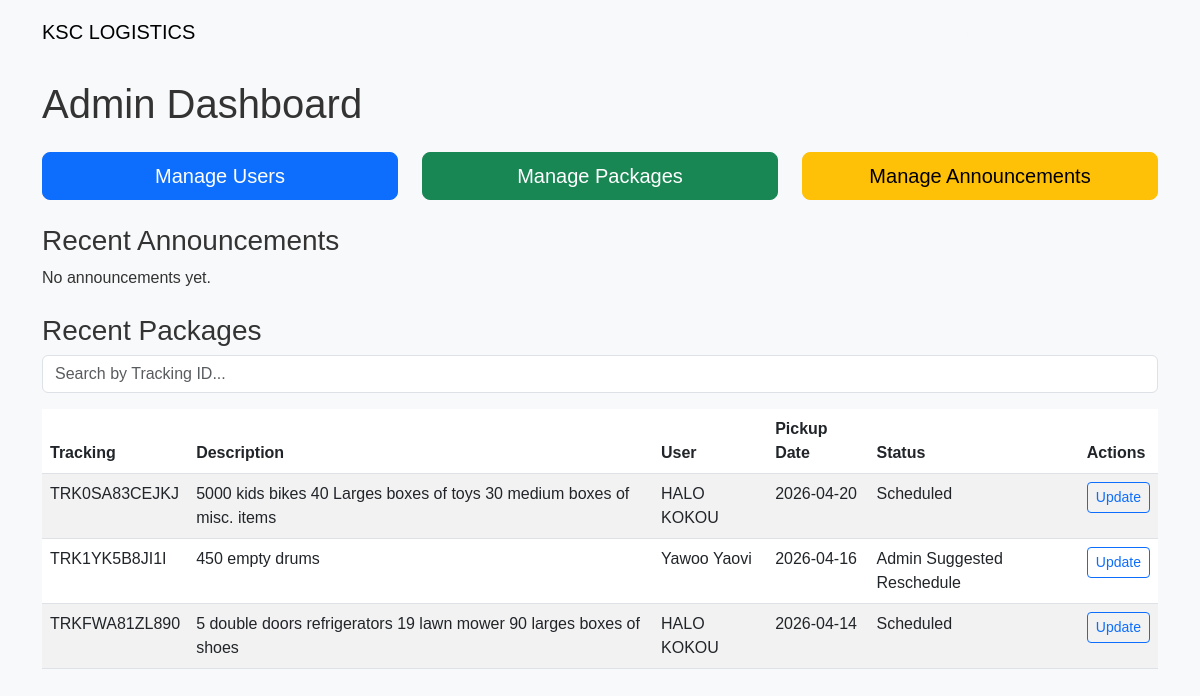
The page /admin (signed in) on the database its author committed.
### models.py (models this page shows, shortened)
class Package(db.Model):
    id = db.Column(db.Integer, primary_key=True)
    tracking_number = db.Column(db.String(20), unique=True, nullable=False)
    description = db.Column(db.String(255), nullable=False)
    street = db.Column(db.String(255), nullable=False)
    city = db.Column(db.String(100), nullable=False)
    state = db.Column(db.String(50), nullable=False)
    zip_code = db.Column(db.String(20), nullable=False)
    pickup_date = db.Column(db.Date, nullable=False)
    admin_suggested_date = db.Column(db.Date, nullable=True)
    status = db.Column(db.String(50), default="Scheduled")
    deposit_paid = db.Column(db.Boolean, default=False)
    created_at = db.Column(db.DateTime, default=datetime.utcnow)
    updated_at = db.Column(db.DateTime, default=datetime.utcnow, onupdate=datetime.utcnow)
    reschedule_attempts = db.Column(db.Integer, default=0)
    user_id = db.Column(db.Integer, db.ForeignKey('user.id'), nullable=False)
    user = db.relationship('User', back_populates='packages')

class User(db.Model, UserMixin):
    id = db.Column(db.Integer, primary_key=True)
    name = db.Column(db.String(100), nullable=False)
    email = db.Column(db.String(150), unique=True, nullable=False)
    _password = db.Column("password", db.String(200), nullable=False)  # hashed password
    phone = db.Column(db.String(50))  # optional
    is_admin = db.Column(db.Boolean, default=False)
    role = db.Column(db.String(20), default="user")  # user, admin, staff
    packages = db.relationship('Package', back_populates='user', cascade="all, delete-orphan")
    @property
    def password(self):
        raise AttributeError("Password is write-only")
    @password.setter
    def password(self, plain_password):
        self._password = generate_password_hash(plain_password)

### app.py (the view)
@app.route("/admin")
@login_required
@admin_required
def admin_dashboard():
    packages = Package.query.order_by(Package.pickup_date.desc()).all()
    announcements = Announcement.query.order_by(Announcement.created_at.desc()).all()
    return render_template("admin_dashboard.html", packages=packages, announcements=announcements)

### app.py (called while the page is built)
def admin_required(f):
    @wraps(f)
    def decorated_function(*args, **kwargs):
        if not current_user.is_authenticated:
            abort(403)
        if not (current_user.role == "admin" or current_user.is_admin):
            abort(403)
        return f(*args, **kwargs)
    return decorated_function

@login_manager.user_loader
def load_user(user_id):
    return User.query.get(int(user_id))

@app.after_request
def add_header(response):
    response.cache_control.no_cache = True
    response.cache_control.no_store = True
    response.cache_control.must_revalidate = True
    return response

### templates/admin_dashboard.html (shortened to what this page needs)
{% extends "base.html" %}
{% block content %}
<div class="container mt-4">
    <h1 class="mb-4">Admin Dashboard</h1>
    <div class="row mb-4">
        <div class="col-md-4">
            <a href="{{ url_for('admin_users') }}" class="btn btn-primary btn-lg w-100">Manage Users</a>
        </div>
        <div class="col-md-4">
            <a href="{{ url_for('admin_packages_table') }}" class="btn btn-success btn-lg w-100">Manage Packages</a>
        </div>
        <div class="col-md-4">
            <a href="{{ url_for('admin_announcements') }}" class="btn btn-warning btn-lg w-100">Manage Announcements</a>
        </div>
    </div>
    <h3>Recent Announcements</h3>
    {% if announcements %}
        {% for a in announcements %}
        <div class="card mb-2">
            <div class="card-body">
                <h5>{{ a.title }}</h5>
                <p>{{ a.message }}</p>
                <small class="text-muted">{{ a.created_at.strftime('%Y-%m-%d') }}</small>
            </div>
        </div>
        {% endfor %}
    {% else %}
        <p>No announcements yet.</p>
    {% endif %}
    <h3 class="mt-4">Recent Packages</h3>
    <div class="mb-3">
        <input type="text" id="package-search" class="form-control" placeholder="Search by Tracking ID...">
    </div>
    <div id="packages-table">
        {% include 'partials/admin_packages_table.html' %}
    </div>
</div>
{% endblock %}

### templates/partials/admin_packages_table.html
<table class="table table-striped">
    <thead>
        <tr>
            <th>Tracking</th>
            <th>Description</th>
            <th>User</th>
            <th>Pickup Date</th>
            <th>Status</th>
            <th>Actions</th>
        </tr>
    </thead>
    <tbody>
        {% for p in packages %}
        <tr>
            <td>{{ p.tracking_number }}</td>
            <td>{{ p.description }}</td>
            <td>{{ p.user.name }}</td>
            <td>{{ p.pickup_date.strftime('%Y-%m-%d') }}</td>
            <td>{{ p.status }}</td>
            <td>
                <a href="{{ url_for('admin_update_package', id=p.id) }}" class="btn btn-sm btn-outline-primary">Update</a>
            </td>
        </tr>
        {% else %}
        <tr>
            <td colspan="6" class="text-center">No packages found.</td>
        </tr>
        {% endfor %}
    </tbody>
</table>

### static/css/style.css (style rules this page uses)
html, body { height: 100%; width: 100%; margin: 0; padding: 0; font-family: Arial, sans-serif; background-color: #f8f9fa; color: #333; }

### rows shown on the page
Package: tracking_number "TRK0SA83CEJKJ", description "5000 kids bikes 40 Larges boxes of toys 30 medium boxes of misc. items", user.name "HALO KOKOU", pickup_date "2026-04-20", status "Scheduled"
Package: tracking_number "TRK1YK5B8JI1I", description "450 empty drums", user.name "Yawoo Yaovi", pickup_date "2026-04-16", status "Admin Suggested Reschedule"
Package: tracking_number "TRKFWA81ZL890", description "5 double doors refrigerators 19 lawn mower 90 larges boxes of shoes", user.name "HALO KOKOU", pickup_date "2026-04-14", status "Scheduled"
